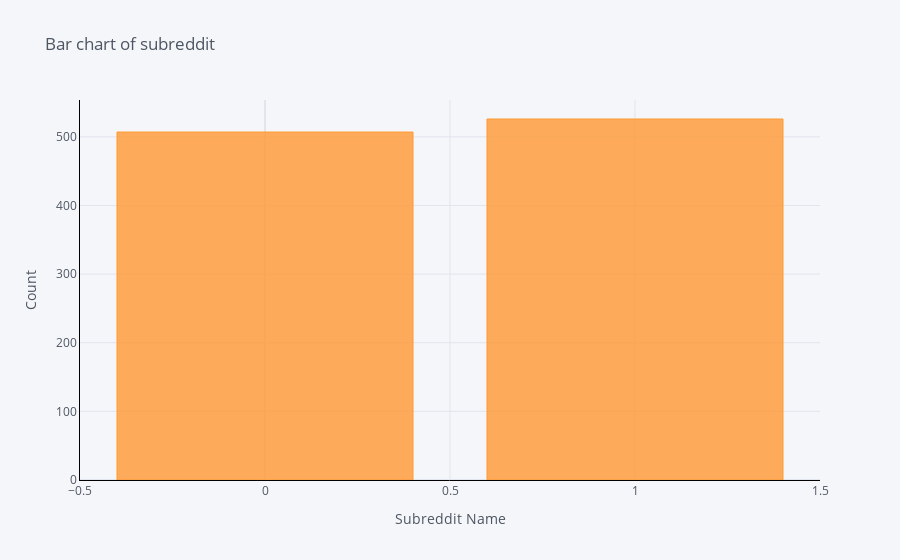

The notebook cell saved with this chart:
### Code cell
df_ed.groupby('subreddit').count()['selftext'].iplot(kind='bar', yTitle='Count', linecolor='black', opacity=0.8,
                                                           title='Bar chart of subreddit ', xTitle='Subreddit Name')

### Figure 1 — Plotly figure (JSON) as saved in the notebook; plotly's stock layout.template omitted (floating-point values rounded to 4 significant figures)
{"data": [{"marker": {"color": "rgba(255, 153, 51, 0.8)", "line": {"color": "rgba(255, 153, 51, 1.0)", "width": 1}}, "name": "selftext", "orientation": "v", "text": "", "type": "bar", "x": [0, 1], "y": [507, 526]}], "layout": {"legend": {"bgcolor": "#F5F6F9", "font": {"color": "#4D5663"}}, "paper_bgcolor": "#F5F6F9", "plot_bgcolor": "#F5F6F9", "title": {"font": {"color": "#4D5663"}, "text": "Bar chart of subreddit "}, "xaxis": {"gridcolor": "#E1E5ED", "linecolor": "black", "showgrid": true, "tickfont": {"color": "#4D5663"}, "title": {"font": {"color": "#4D5663"}, "text": "Subreddit Name"}, "zerolinecolor": "#E1E5ED"}, "yaxis": {"gridcolor": "#E1E5ED", "linecolor": "black", "showgrid": true, "tickfont": {"color": "#4D5663"}, "title": {"font": {"color": "#4D5663"}, "text": "Count"}, "zerolinecolor": "#E1E5ED"}}}
